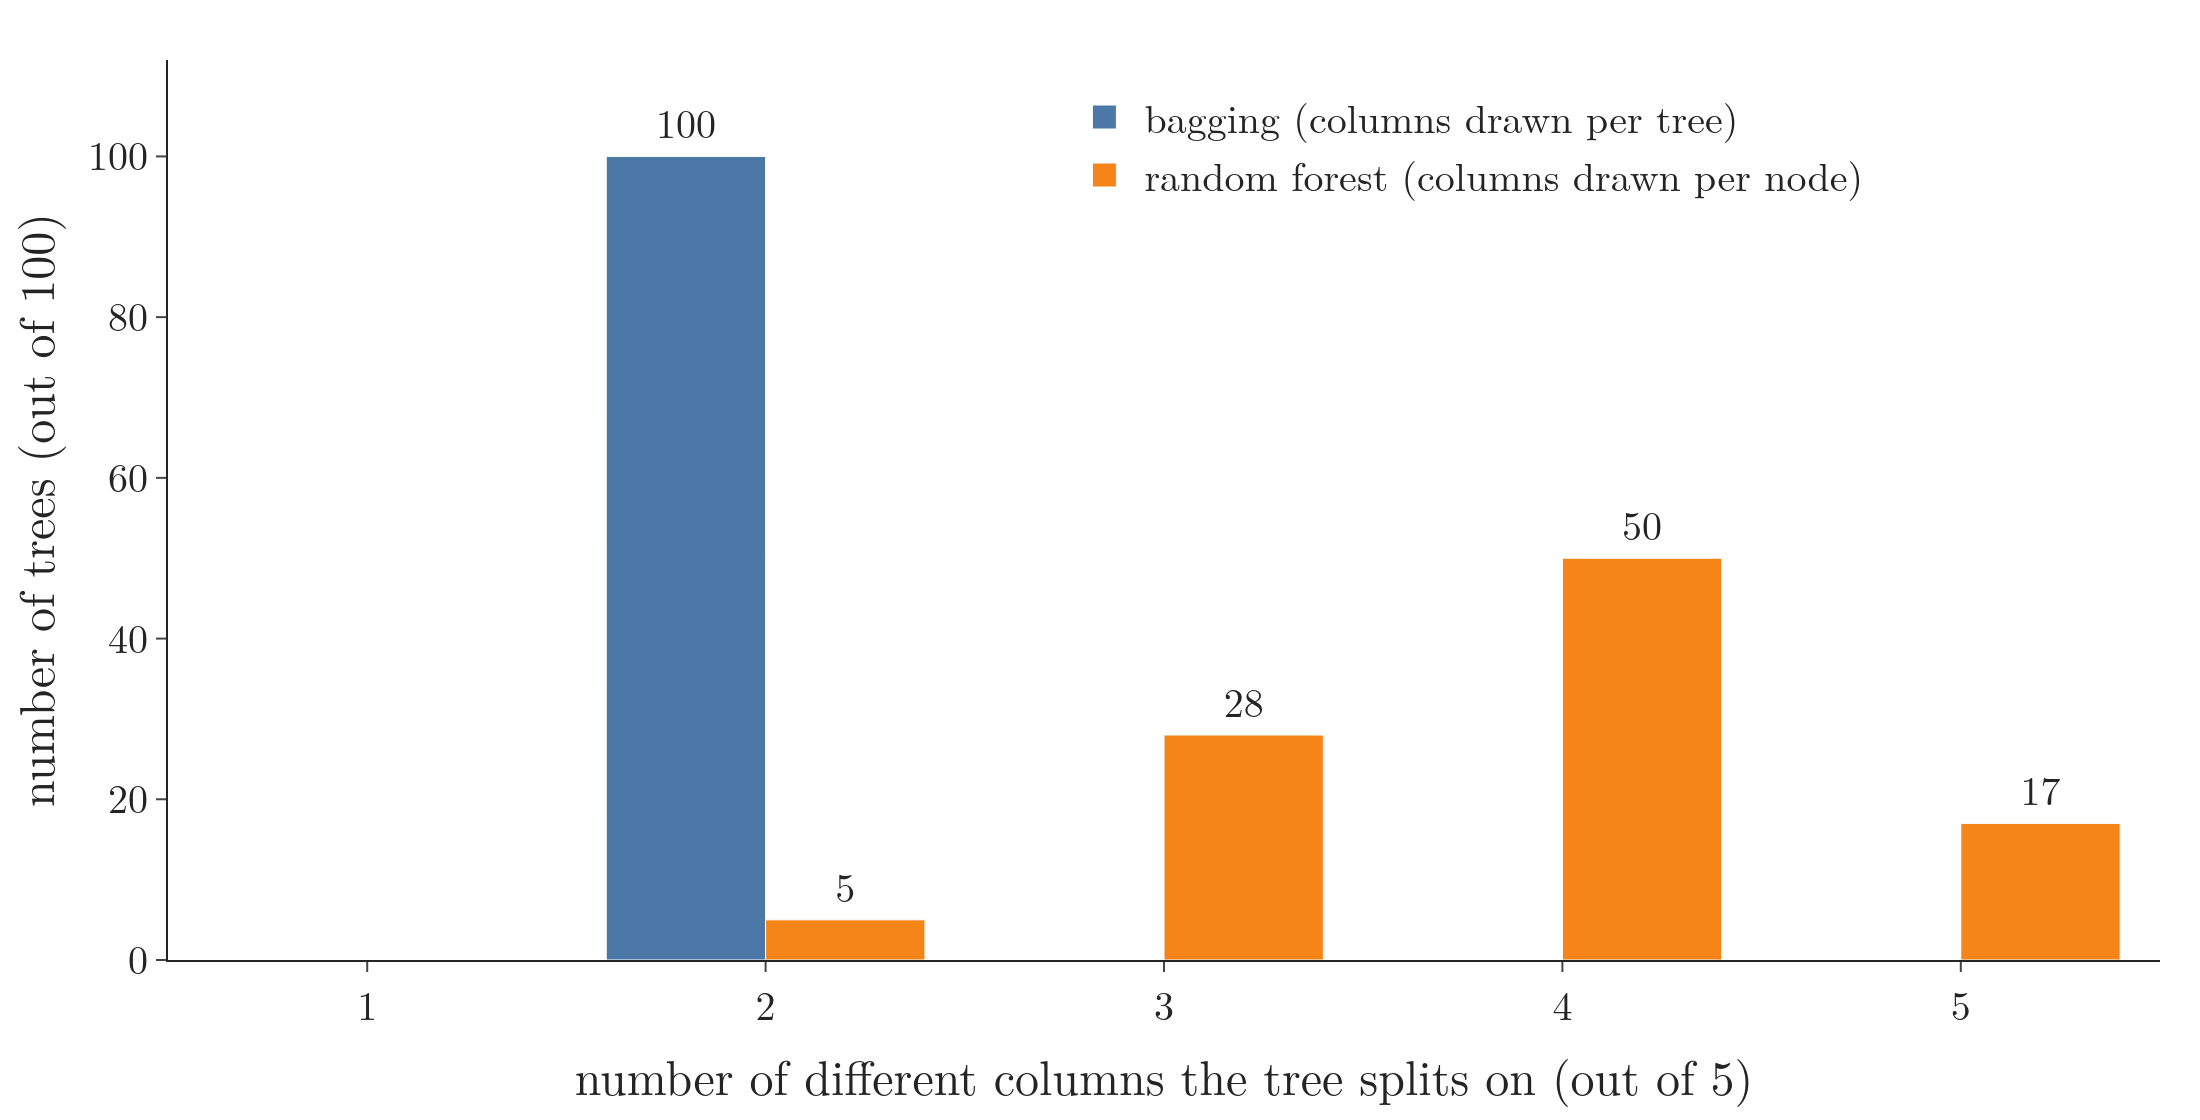

Write Python code to recreate this figure.
"""How many of the 5 columns each tree actually splits on: 100 bagged trees (max_features=2, tree level) against the
100 trees of a random forest (max_features=2, node level) (Plotly)."""
from pathlib import Path

import numpy as np
import plotly.graph_objects as go
from sklearn.datasets import make_classification
from sklearn.ensemble import BaggingClassifier, RandomForestClassifier

HERE = Path(__file__).parent
X, y = make_classification(n_features=5, n_redundant=0, n_informative=5, n_clusters_per_class=1, random_state=42)
bag = BaggingClassifier(n_estimators=100, max_features=2, random_state=42).fit(X, y)
rf = RandomForestClassifier(n_estimators=100, max_features=2, random_state=42).fit(X, y)


def n_columns(tree, cols):
    """Distinct original columns used by a tree's splits (leaves have feature -2); cols maps the tree's own columns."""
    f = tree.tree_.feature
    return len(set(np.asarray(cols)[f[f >= 0]]))


bag_counts = [n_columns(t, c) for t, c in zip(bag.estimators_, bag.estimators_features_)]
rf_counts = [n_columns(t, range(5)) for t in rf.estimators_]
ks = [1, 2, 3, 4, 5]
print("bagging", np.bincount(bag_counts, minlength=6)[1:], "random forest", np.bincount(rf_counts, minlength=6)[1:])
fig = go.Figure([go.Bar(x=ks, y=np.bincount(bag_counts, minlength=6)[1:], name="bagging (columns drawn per tree)",
                        marker_color="#4C78A8", text=[v or "" for v in np.bincount(bag_counts, minlength=6)[1:]], textposition="outside"),
                 go.Bar(x=ks, y=np.bincount(rf_counts, minlength=6)[1:], name="random forest (columns drawn per node)",
                        marker_color="#F58518", text=[v or "" for v in np.bincount(rf_counts, minlength=6)[1:]], textposition="outside")])
fig.update_xaxes(title="number of different columns the tree splits on (out of 5)", tickvals=ks)
fig.update_yaxes(title="number of trees (out of 100)", range=[0, 112])
fig.update_layout(template="simple_white", barmode="group", width=1100, height=560,
                  font=dict(family="Latin Modern Roman", size=20), margin=dict(l=80, r=20, t=30, b=80),
                  legend=dict(x=0.45, y=0.98))
fig.write_image(HERE / "columns_used.png", scale=2)
fig.write_image(HERE / "columns_used.pdf")
